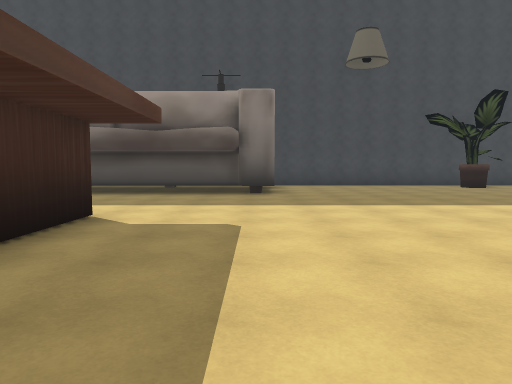
View 1 (above)

24 first-person views from a walk through a Unity game level. The camera is 1.4 m above the floor, tilts 4° down and sees 70° across. The floor is counted in squares, 2 m on a side. Each view is taken from the middle of a square. On the plan, view 1 faces up. The plan holds only what a view shows up to about 11 squares ahead; the rest is blank. The place goes on beyond the plan. The player is left out. Some animated figures are left out. Some surface patterns are stand-ins.

View 2
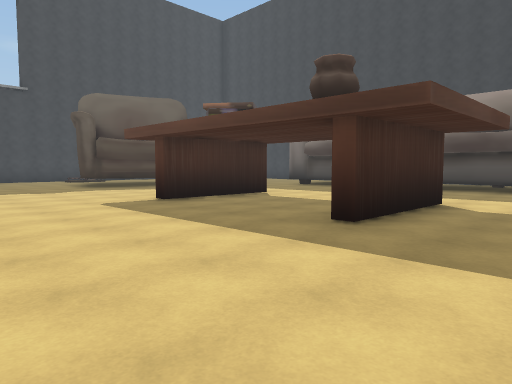

View 3
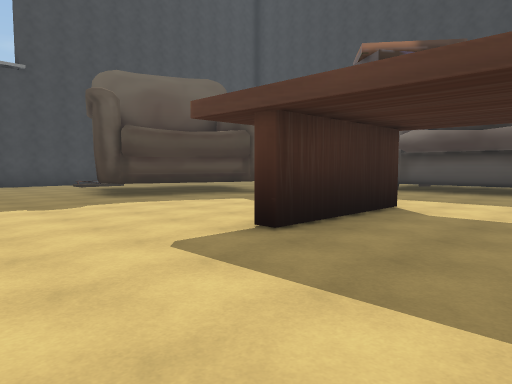

View 4
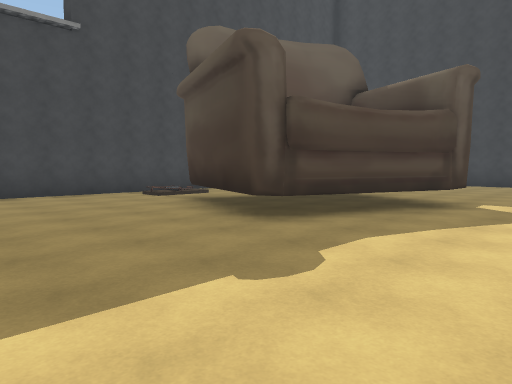

View 5
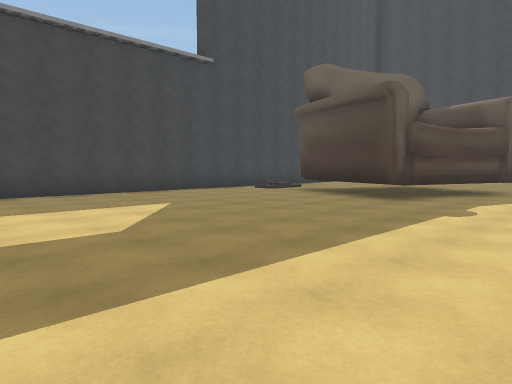

View 6
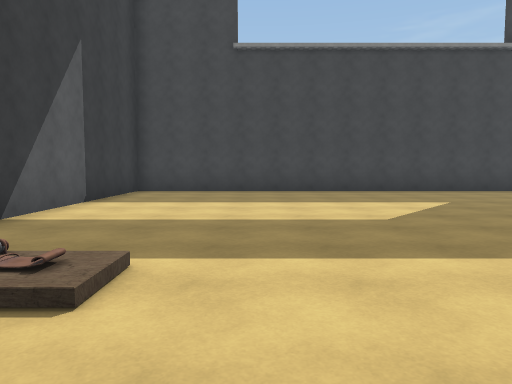

View 7
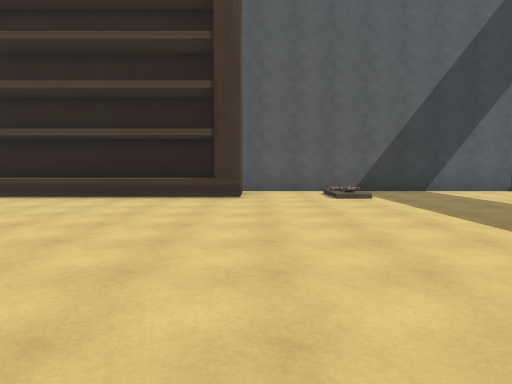

View 8
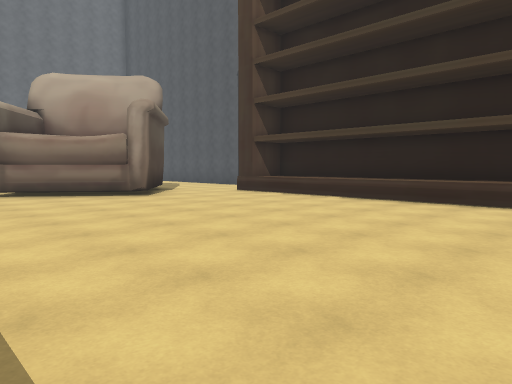

View 9
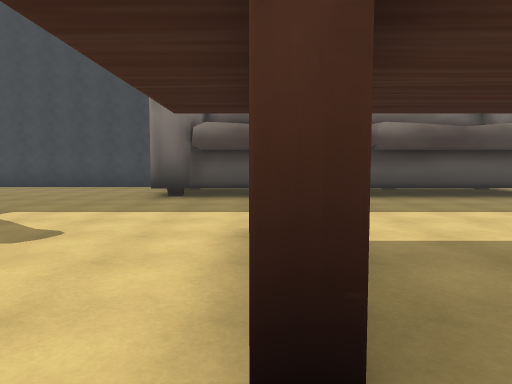

View 10
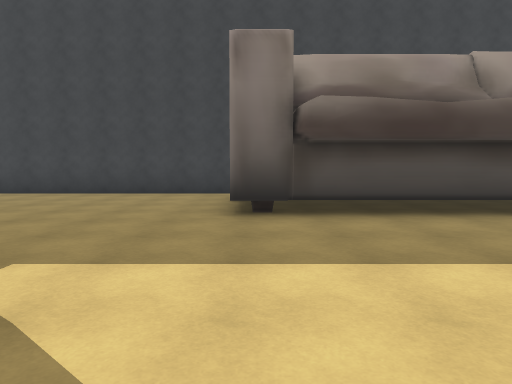

View 11
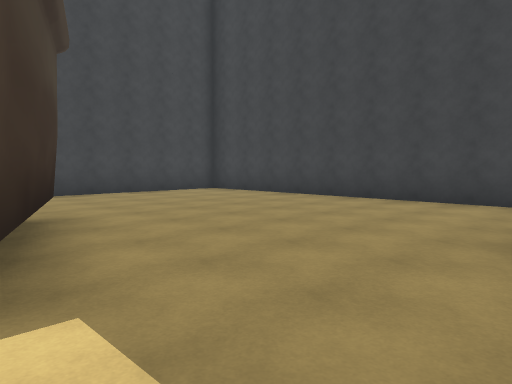

View 12
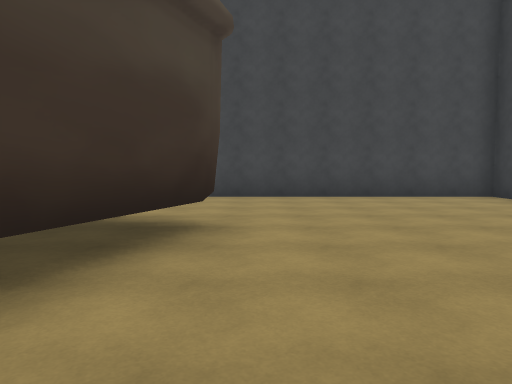

View 13
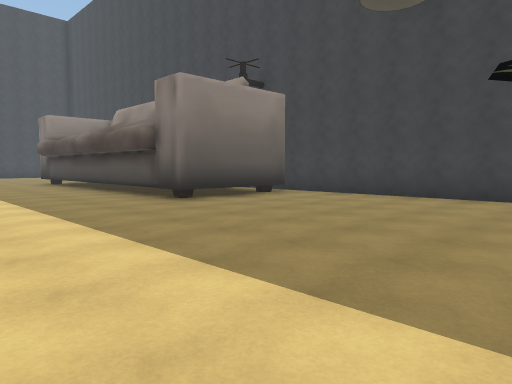

View 14
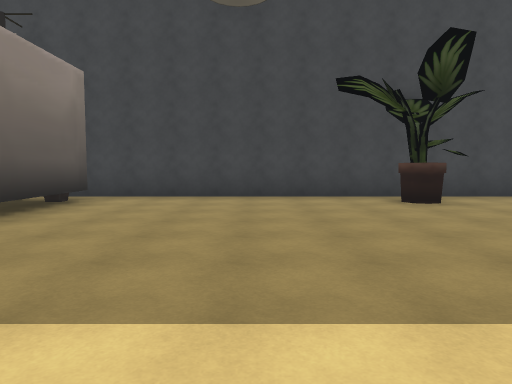

View 15
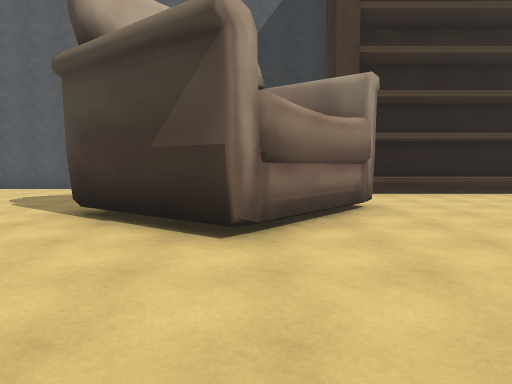

View 16
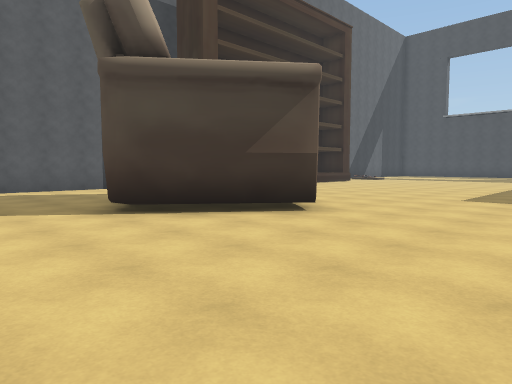

View 17
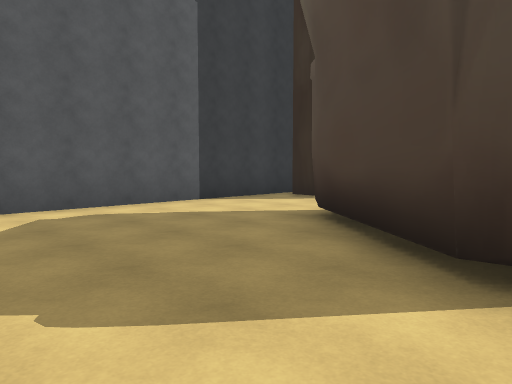

View 18
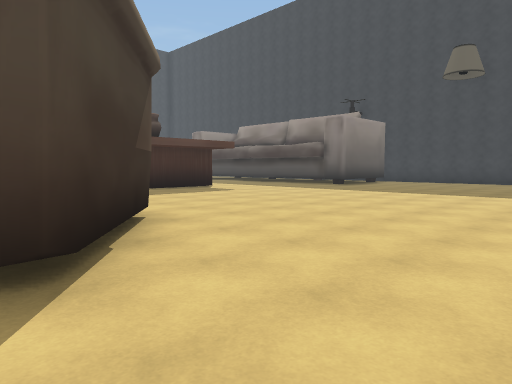

View 19
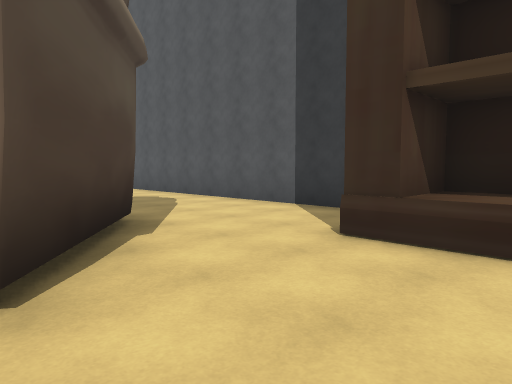

View 20
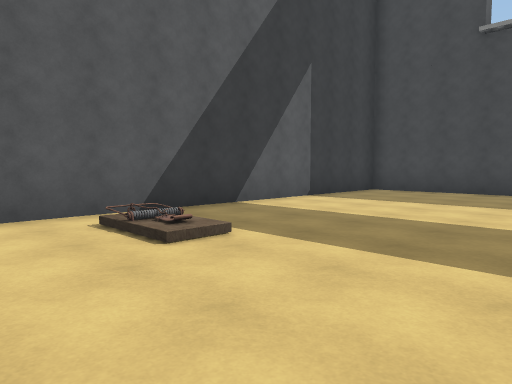

View 21
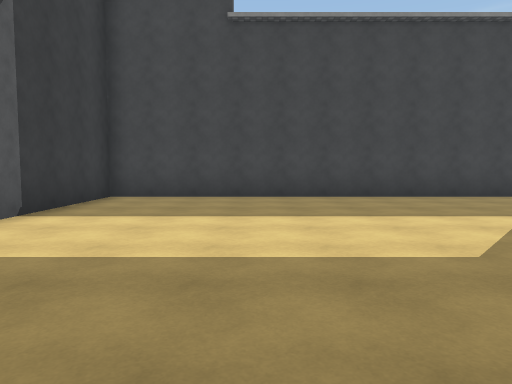

View 22
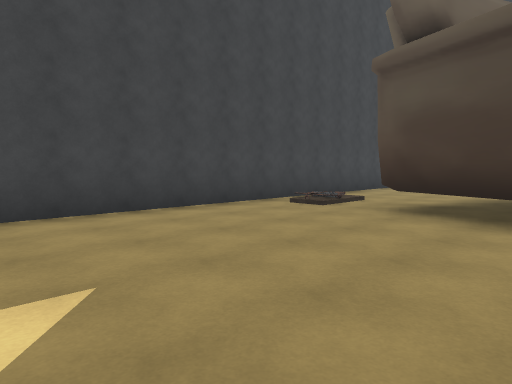

View 23
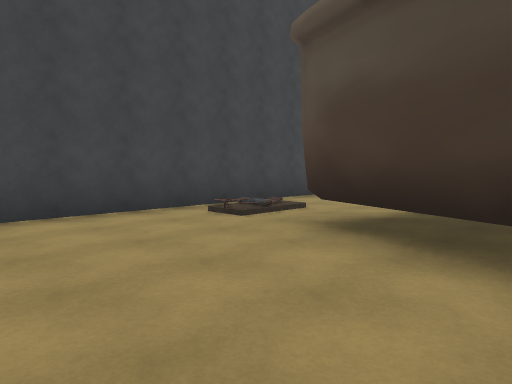

View 24
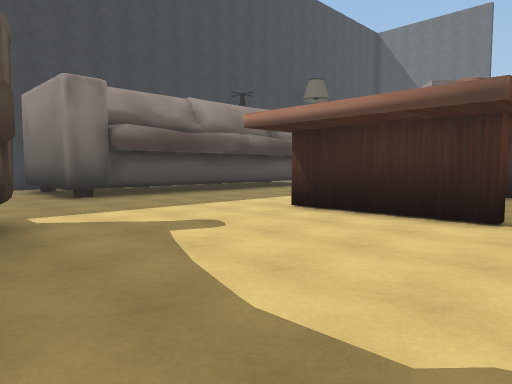

### Floor plan
Key: @ floor where view 1 was taken; # wall or solid block; . floor; / step, stairs or slope; ^ raised ledge; O other object.
Columns run from 19 left of view 1 to 8 right of it. Each row starts with its distance up from view 1.
 14 ###########        #########
 13 #..........        .........
 12 #.........#        #......O.
 11 #.........#        #........
 10 #.........##########........
  9 #..........................
  8 #..........................
  7 #....##....................
  6 #... ^^^#..................
  5 #./.^^^^....#... #.........
  4 #./.^^^#....#... #.........
  3 #....#^.....#....#..........
  2 #...........#....#..........
  1 #...........................
  0 #..................@........
 -1 #.....................##....
 -2 #....................####...
 -3 #...................## ##...
 -4 #....................###....
 -5 #.....................#.....
 -6 #......../..................
 -7 #......../..#^^^^^^^#.......
 -8 ############################

Positions as (right, up) in squares from view 1, and headings:
1: (0, 0), facing up
2: (0, -2), facing up-left
3: (-4, -1), facing up-left
4: (-9, -1), facing up-left
5: (-9, -5), facing up-left
6: (-8, -5), facing left
7: (-8, 2), facing down
8: (-7, 1), facing down-right
9: (-7, 1), facing up
10: (-9, 4), facing up
11: (-9, 6), facing up-left
12: (-10, 8), facing left
13: (7, 5), facing up-left
14: (4, 5), facing up
15: (3, 3), facing down
16: (8, 3), facing down-left
17: (8, -2), facing down-left
18: (8, -3), facing up-left
19: (-1, -3), facing down-right
20: (-8, -3), facing down-left
21: (-10, -5), facing left
22: (-13, -2), facing up-left
23: (-13, 0), facing up-left
24: (-12, 1), facing up-right
